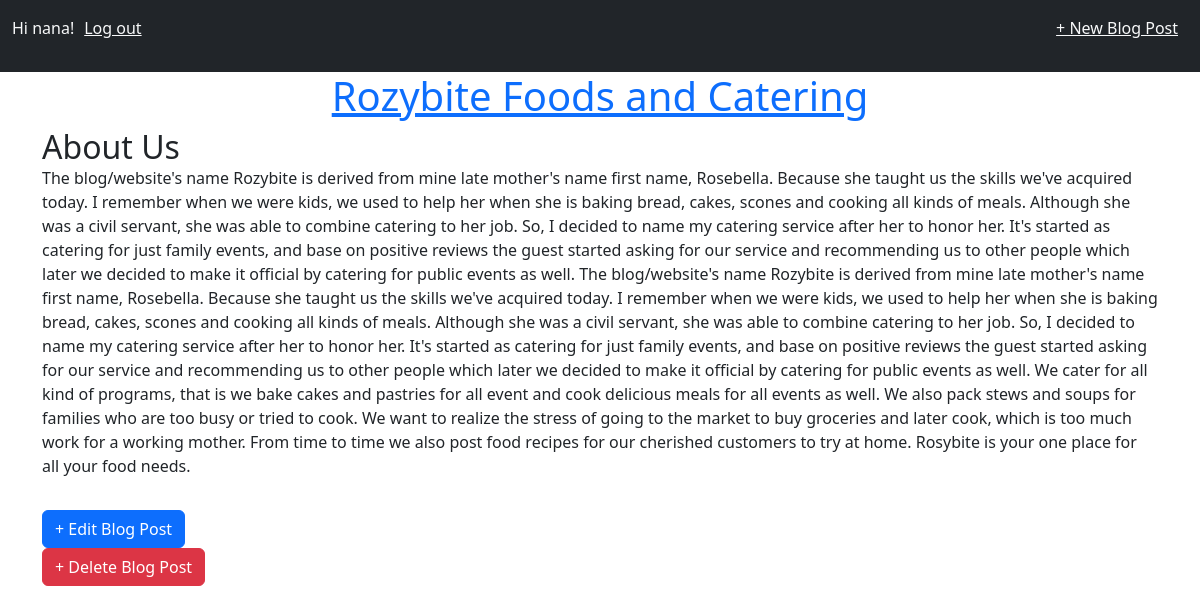
The app's page /post/1/ (signed in) with its own data.
### blog/models.py (models this page shows, shortened)
class Post(models.Model):
    title = models.CharField(max_length=200)
    author = models.ForeignKey(
        "auth.User",
        on_delete=models.CASCADE,
    )
    body = models.TextField()

### blog/views.py (the view)
# urls.py: path("post/<int:pk>/", BlogDetailView.as_view(), name="post_detail"),
class BlogDetailView(DetailView):
    model = Post
    template_name = "post_detail.html"

### templates/post_detail.html
{% extends "base.html" %}
{% block content %}
<div class="post-entry">
  <p class="h2">{{ post.title }}</p>
  <p>{{ post.body }}</p>
</div>
<a class="btn btn-primary" href="{% url 'post_edit' post.pk %}">+ Edit Blog Post </a><br/>
<a class="btn btn-danger" href="{% url 'post_delete' post.pk %}">+ Delete Blog Post</a>
{% endblock content %}

### templates/base.html (shortened to what this page needs)
{% load static %}
<html lang="en">
  <head>
    <link rel="stylesheet" href="{% static 'css/base.css' %}" />
    <link rel="stylesheet" href="{% static 'css/bootstrap.css' %}" />
  </head>
  <body>
    <div class="container-fluid bg-dark py-3">
<div class="row">
  <div class="col-md-3"  style="display: flex;gap: 10px;><p class="text-light">
    {% if user.is_authenticated %}
    <p class="text-light">Hi {{ user.username }}!</p>
    <th><a class="text-light" href="{% url 'logout' %}">Log out</a></th>
    {% else %}
    <th><a class="text-light" href="{% url 'login' %}">Log In</a></th>
    |<a href="{% url 'signup' %}">Sign Up</a>
    {% endif %}
  </p></div>
  <div class="col-md-9"><p class="text-light">
    <a class="text-light" style="margin-right: 10px;float:right" href="{% url 'post_new' %}">+ New Blog Post</a>
    </p></div>
</div>
    </div>
<main>
<section>
  <article>
    <div class="jumbotron text-center">
      <h1><a href="{% url 'home' %}">Rozybite Foods and Catering</a></h1>
    </div>
<div class="container">
{% block content %}
{% endblock content %}
</div>
</article>
</section>
</main>
  </body>
</html>

### static/css/base.css (style rules this page uses)
body { font-family: 'Source Sans Pro', sans-serif; font-size: 18px; }
.post-entry { margin-bottom: 2rem; }
.post-entry p { margin: 0; font-weight: 400; }

### records on screen
Post: title "About Us", body "The blog/website's name Rozybite is derived from mine late mother's name first name, Rosebella. Because she taught us the skills we've acquired today. I remember when we were kids, we used to help her when she is baking bread, cakes, scones and cooking all kinds of meals. Although she was a civil servant, she was able to combine catering to her job. So, I decided to name my catering service after her to honor her. It's started as catering for just family events, and base on positive reviews the guest started asking for our service and recommending us to other people which later we decided to make it official by catering for public events as well. The blog/website's name Rozybite is derived…"

### other values on screen
{{ user.username }} "nana"
